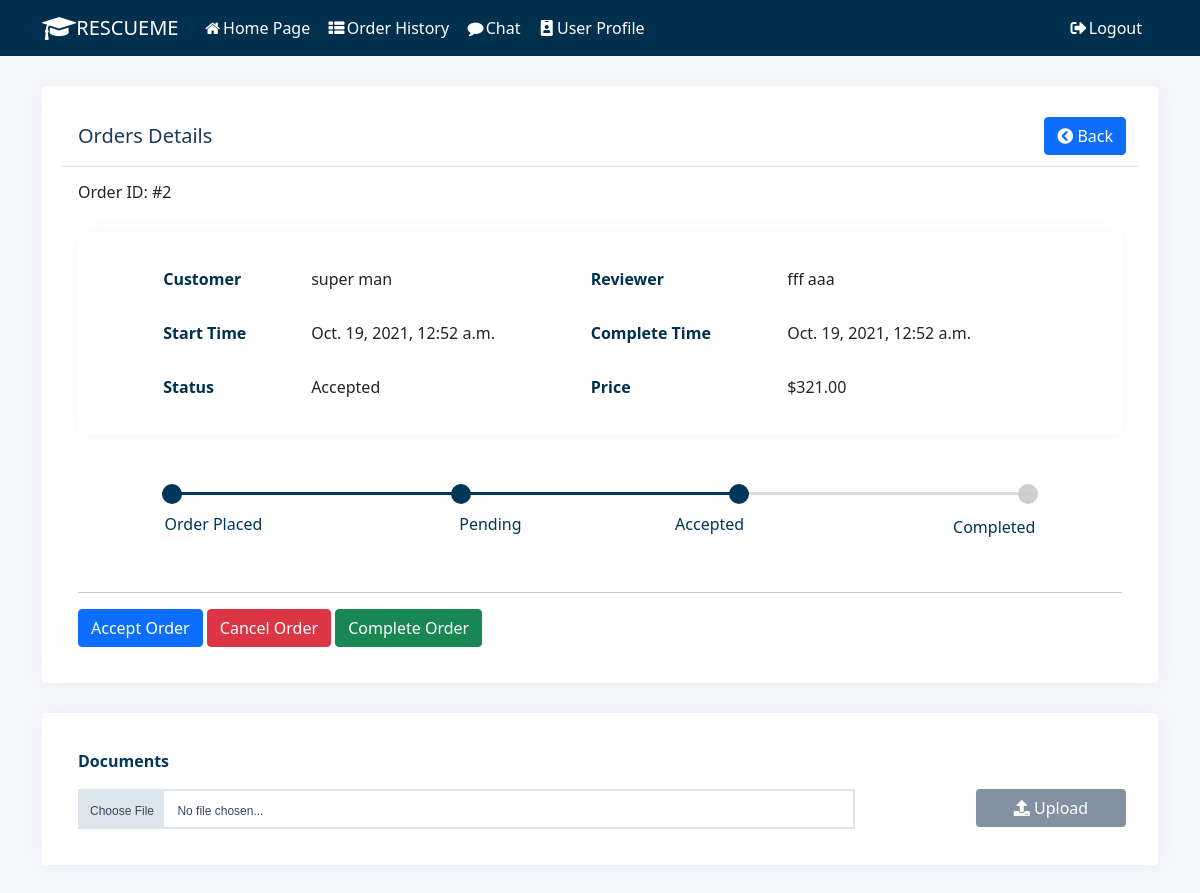
/order_detail/?order_id=2, run on an earlier commit of the app's database.
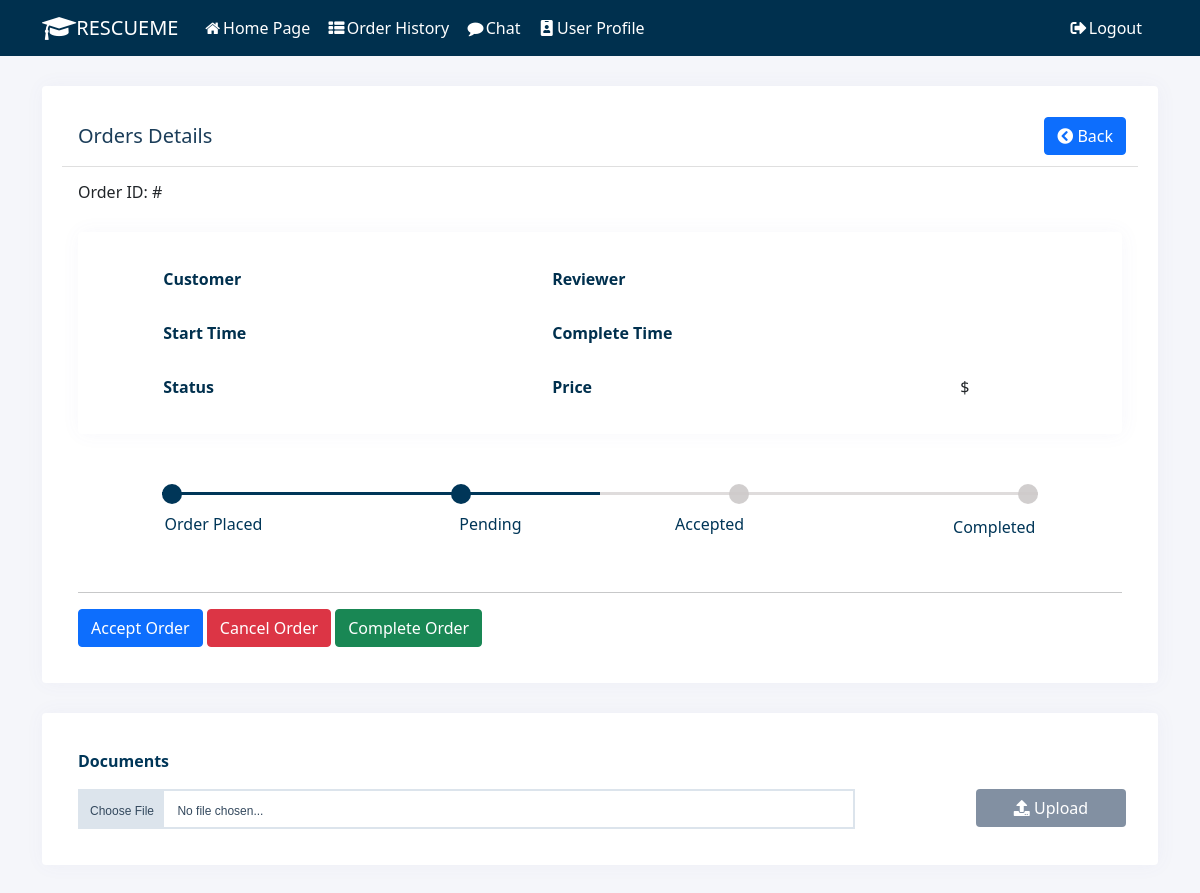
And on a later commit of the database.
### resume_review/models.py (models this page shows)
class Order(models.Model):
    PENDING = 'Pending'
    ACCEPT = 'Accepted'
    REJECT = 'Cancelled'
    COMPLETE = 'Completed'
    Order_State = [
        (PENDING, 'Pending'),
        (ACCEPT, 'Accepted'),
        (REJECT, 'Cancelled'),
        (COMPLETE, 'Completed'),
    ]
    account = models.ForeignKey(Account, on_delete=models.PROTECT)
    reviewer = models.ForeignKey(Reviewer, on_delete=models.PROTECT)
    create_at = models.DateTimeField(null=False, default=timezone.now)
    finished_at = models.DateTimeField(null=True, default=None)
    state = models.CharField(
        max_length=100, choices=Order_State, default=PENDING)
    resume = models.FileField(upload_to='resumes', null=True)

class Account(models.Model):
    FRESHMEN = 'Freshmen'
    SOPHOMORE = 'Sophomore'
    JUNIOR = 'Junior'
    SENIOR = 'Senior'
    GRADUATE = 'Graduate'
    ACADEMIC_STANDING = [
        (FRESHMEN, 'Freshmen'),
        (SOPHOMORE, 'Sophomore'),
        (JUNIOR, 'Junior'),
        (SENIOR, 'Senior'),
        (GRADUATE, 'Graduate'),
    ]
    MAJOR = source_api.get_major_list()
    user = models.ForeignKey(User, on_delete=models.CASCADE)
    first_name = models.CharField(max_length=255)
    last_name = models.CharField(max_length=255)
    major = models.CharField(max_length=255, choices=MAJOR)
    academic = models.CharField(
        max_length=255, choices=ACADEMIC_STANDING)
    phone = models.CharField(max_length=12)
    create_at = models.DateField(auto_now=True)
    avatar = models.ImageField(
        upload_to='profile_pic', null=True, default='user.png')

class Reviewer(models.Model):
    account = models.ForeignKey(Account, on_delete=models.CASCADE)
    price = models.DecimalField(max_digits=6, decimal_places=2, default=0)
    specialized_field = models.CharField(max_length=255)
    self_intro = models.TextField()
    DELIVERY_TIME_CHOICES = [
        ('delivery_1', 'One week'),
        ('delivery_2', 'Two weeks'),
        ('delivery_3', 'Three weeks'),
        ('delivery_4', 'Four weeks or more'),
    ]
    rate = models.FloatField(default=0)
    delivery_time = models.CharField(
        max_length=255, choices=DELIVERY_TIME_CHOICES, default='delivery_1')

### resume_review/views.py (the view, shortened to what this page needs)
# urls.py: path('order_detail/', views.OrderDetailView.as_view(), name='order_detail'),
class OrderDetailView(FormView):
    template_name = "order_detail.html"
    form_class = OrderDetailForm
    def get_context_data(self, **kwargs):
        context = super().get_context_data(**kwargs)
        order_id = self.request.GET.get('order_id')
        if not order_id:
            return context
        order = user_api.get_order(order_id)
        context['order'] = order
        account = user_api.get_account_by_user(self.request.user)
        context['current_account'] = account
        return context
    def get(self, request, *args, **kwargs):
        context = self.get_context_data(**kwargs)
        return self.render_to_response(context)

### resume_review/user_api.py (called while the page is built)
def get_account_by_user(user):
    try:
        accounts = Account.objects.filter(user=user)
        if len(accounts) == 0:
            logger.error('cannot find account for user %s' % user)
            return None
        return accounts[0]
    except:
        logger.error('get_account_by_user failed')
    return None

def get_order(order_id):
    try:
        orders = Order.objects.filter(id=order_id)
        if len(orders) == 0:
            logger.error('cannot find order for %s' % order_id)
            return None
        return orders[0]
    except:
        logger.error('get_order failed')
    return None

### resume_review/templates/order_detail.html (shortened to what this page needs)
{% extends "base.html" %}
{% load static %}
{% block content %}
<link rel="stylesheet" href="{% static 'css/order_detail.css' %}" />
<link rel="stylesheet" href="{% static 'css/rating.css' %}" />
<link rel="stylesheet" href="{% static 'css/track_order.css' %}" />
<form class="order-detail-form" id="order-detail-form" method="post" action="" enctype="multipart/form-data" novalidate>
    <div class="container">
        <article class="card">
            <header class="card-header">
                <div class='row'>
                    <div class="col-sm-8" >
                        <div class="order-title"> <h5>Orders Details</h5></div>
                    </div>
                    <div class="col-sm-2" >
                        <a href="{% url 'order' %}" class="btn btn-primary order-btn" data-abc="true"> <i class="fas fa-chevron-circle-left"></i> Back</a>
                    </div>
                </div>
            </header>
            <div class="card-body">
                <h6>Order ID: #{{order.id}}</h6>
                <article class="card">
                    <div class="order-col-element" >
                        <table>
                            <tr>
                                <td class="table-header">Customer</td>
                                <td class="table-content" id='customer-name'>{{ order.account.first_name }} {{ order.account.last_name }}</td>
                                <td class="table-header">Reviewer</td>
                                <td id="reviewer-name" class="table-content">{{ order.reviewer.account.first_name }} {{ order.reviewer.account.last_name }}</td>
                            </tr>
                            <tr>
                                <td class="table-header">Start Time</td>
                                <td class="table-content">{{order.create_at}}</td>
                                <td class="table-header">Complete Time</td>
                                <td class="table-content">
                                    {% if order.finished_at %}
                                    {{order.finished_at}}
                                    {% endif %}
                                </td>
                            </tr>
                            <tr>
                                <td class="table-header">Status</td>
                                <td class="table-content">{{order.state}}</td>
                                <td class="table-header">Price</td>
                                <td class="table-content">${{ order.reviewer.price }}</td>
                            </tr>
                        </table>
                    </div>
                </article>
                <div class="progress-track" style="margin-top:50px;margin-bottom:50px">
                    <ul id="progressbar">
                        <li class="step0 active" id="step1"><span id="progress-one">Order Placed</span></li>
                        <li class="step0 active text-center" id="step2"><span style="text-align: center;" id="progress-two">Pending</span></li>
                        <li class="step0 text-center" id="step3"><span id="progress-three">Accepted</span></li>
                        <li class="step0 text-right" id="step4"><span id="progress-four">Completed</span></li>
                    </ul>
                </div>
                <hr>
                <button type="submit" class="btn btn-primary" id="accept">Accept Order</button>
                <button type="submit" class="btn btn-danger" id="cancel">Cancel Order</button>
                <button type="submit" class="btn btn-success" id="complete">
                    Complete Order
                </button>
            </div>
        </article>
        <div class="card">
            <div class="card-body">
            <div class="sub-title">Documents</div>
            <div class="row mt-3">
                <div class="file-upload col-9">
                    <div class="file-select">
                        <div class="file-select-button" id="fileName">Choose File</div>
                        <div class="file-select-name" id="noFile">No file chosen...</div>
                    </div>
                </div>
                <div class="col-3">
                    <div style="display: flex; justify-content: flex-end">
                        <button type="submit" class="btn btn-default order-btn" id="upload"><i class="fas fa-upload"></i> Upload</button>
                    </div>
                </div>
            </div>
        </div>
    </div>
    </div>
</form>
{% endblock %}

### resume_review/templates/base.html (shortened to what this page needs)
{% load static %}
<!DOCTYPE html>
<html lang="en">
<head>
    <link rel="stylesheet" href="https://use.fontawesome.com/releases/v5.6.3/css/all.css">
    <link href="https://maxcdn.bootstrapcdn.com/font-awesome/4.3.0/css/font-awesome.min.css" rel="stylesheet">
    <link href="https://cdn.jsdelivr.net/npm/bootstrap@5.0.2/dist/css/bootstrap.min.css" rel="stylesheet">
    <link rel="stylesheet" href="{% static 'css/navbar.css' %}" />
</head>
<body>
<div id="sidebar">
    {% block sidebar %}
    <nav class="navbar navbar-expand-lg">
        <div class="container">
            <a class="navbar-brand text-white" href="{% url 'home' %}"><i class="fa fa-graduation-cap fa-lg mr-2"></i>RESCUEME</a>
            <div class="collapse navbar-collapse" id="nvbCollapse">
                <ul class="navbar-nav ml-auto">
                    <li class="nav-item pl-1" id="home">
                        <a class="nav-link" href="{% url 'home' %}"><i class="fa fa-home fa-fw mr-1"></i>Home Page</a>
                    </li>
                    <li class="nav-item pl-1" id="order">
                        <a class="nav-link" href="{% url 'order' %}"><i class="fa fa-th-list fa-fw mr-1"></i>Order History</a>
                    </li>
                    <li class="nav-item pl-1" id="chat">
                        <a class="nav-link" href="{% url 'chat' %}"><i class="fa fa-comment fa-fw mr-1"></i>Chat</a>
                    </li>
                    <li class="nav-item pl-1" id="user_profile">
                        <a class="nav-link" href="{% url 'user_profile' %}"><i class="fas fa-id-badge fa-fw mr-1"></i>User Profile</a>
                    </li>
                </ul>
            </div>
            <a class="nav-link" id="logout-link" href="{% url 'login' %}"><i class="fas fa-sign-out-alt fa-fw mr-1"></i>Logout</a>
        </div>
    </nav>
    {% endblock %}
</div>
<div id="content">
    <div class="main-body">
    {% block content %}{% endblock %}
    </div>
</div>
</body>
</html>

### static/css/navbar.css (style rules this page uses)
.navbar { background-color: #00304e; }
.navbar .navbar-nav .nav-link { color: #fff; }
.nav-link { color: #fff; }

### static/css/order_detail.css (style rules this page uses)
.card-header { background-color: #ffffff; }
.order-title { color:#1b3d59; margin: 10px auto; vertical-align: middle; }
.col-sm-2 { padding:3px; }
.order-btn { float:right; position: absolute; right: 32px; }
form { align-items: center; }
td { padding: 15px; }
table { width: 90%; margin: auto; background-color: #fff; }
span { margin: 3px; }
.sub-title { color: #003658; font-weight: bold; }
.file-upload { display:block;text-align:center;font-family: Helvetica, Arial, sans-serif;font-size: 12px; }
.file-upload .file-select { display:block;border: 2px solid #dce4ec;color: #34495e;cursor:pointer;height:40px;line-height:40px;text-align:left;background:#FFFFFF;overflow:hidden;position:relative; }
.file-upload .file-select .file-select-button { background:#dce4ec;padding:0 10px;display:inline-block;height:40px;line-height:40px; }
.file-upload .file-select .file-select-name { line-height:40px;display:inline-block;padding:0 10px; }
body { background:#f5f6fa; }
.card { border: none; -webkit-box-shadow: 1px 0 20px rgba(96,93,175,.05); box-shadow: 1px 0 20px rgba(96,93,175,.05); margin-bottom: 30px; margin-top:30px; padding:20px; }
.table-header { color:#00304e; font-weight: bold; }
.btn-default { background-color:#8290a2; color:#ffffff; width: 150px; }

### static/css/track_order.css (style rules this page uses)
#progressbar { margin-bottom: 3vh; overflow: hidden; color: white; padding-left: 0px; margin-top: 3vh }
#progressbar li { list-style-type: none; font-size: 0.8rem; width: 25%; float: left; position: relative; font-weight: 400; color: #003658; }
#progressbar #step1:before { content: ""; color: white; width: 20px; height: 20px; margin-left: 0px !important }
#progressbar #step2:before { content: ""; color: #fff; width: 20px; height: 20px; margin-left: 32% }
#progressbar #step3:before { content: ""; color: #fff; width: 20px; height: 20px; margin-right: 32% }
#progressbar #step4:before { content: ""; color: rgba(206, 202, 202, 0.651); width: 20px; height: 20px; margin-right: 0px !important }
#progressbar li:before { line-height: 29px; display: block; font-size: 12px; background: rgba(184, 179, 179, 0.651); border-radius: 50%; margin: auto; z-index: -1; margin-bottom: 1vh }
#progressbar li:after { content: ''; height: 3px; background: rgba(206, 202, 202, 0.651); position: absolute; left: 0%; right: 0%; margin-bottom: 2vh; top: 8px; z-index: 1 }
.progress-track { padding: 0 8% }
#progressbar li:nth-child(2):after { margin-right: auto }
#progressbar li:nth-child(1):after { margin: auto }
#progressbar li:nth-child(3):after { float: left; width: 68% }
#progressbar li:nth-child(4):after { margin-left: auto; width: 132% }
#progressbar li.active:before, #progressbar li.active:after { background: #003658; }
#progress-one { font-size: 1.0rem; }
#progress-two { font-size: 1.0rem; padding: 0px 30px; }
#progress-three { font-size: 1.0rem; padding: 0px 30px; }
#progress-four { font-size: 1.0rem; float:right; }

What changed in the data, as far as the page shows it:
removed Order: id "2", account.first_name "super", account.last_name "man", reviewer.account.first_name "fff", reviewer.account.last_name "aaa", create_at "Oct. 19, 2021, 12:52 a.m.", finished_at "Oct. 19, 2021, 12:52 a.m.", state "Accepted", reviewer.price "321.00"
